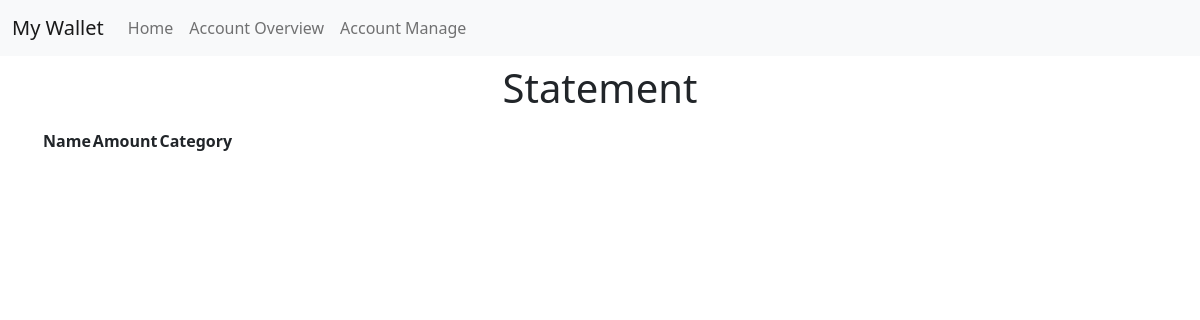
The app's page /account, older data.
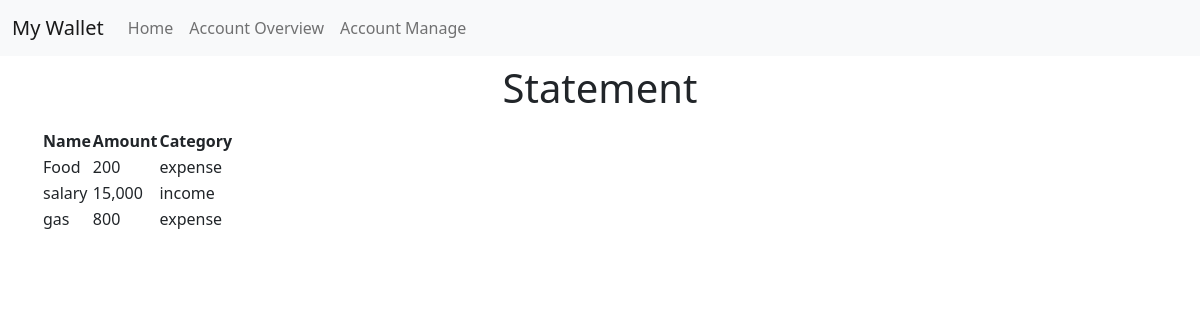
The same page, newer data.
### walletApp/models.py (models this page shows, shortened)
class Statement(models.Model):
    name = models.CharField(max_length=100)
    amount = models.IntegerField()
    choices = (("income", "income"), ("expense", "expense"))
    category = models.CharField(max_length=100, choices=choices,default=1)

### walletApp/views.py (the view)
# urls.py: path('account', views.account)
def account(request):
    data = Statement.objects.all()
    return render(request, "account.html", {"data": data})

### walletApp/templates/account.html (shortened to what this page needs)
{% extends "base.html" %}
{% load humanize %}
{% block title %}
    <link rel="stylesheet" href="//cdn.datatables.net/1.13.4/css/jquery.dataTables.min.css">
{% endblock %}
{% block content %}
    <h1 class="py-2 text-center">Statement</h1>
    <table id="statement">
        <thead>
            <th>Name</th>
            <th>Amount</th>
            <th>Category</th>
        </thead>
        <tbody>
            {% for statement in data %}
            <tr>
                <td>{{statement.name}}</td>
                <td>{{statement.amount | intcomma}}</td>
                <td>{{statement.category}}</td>
            </tr>
            {% endfor %}
        </tbody>
    </table>
{% endblock %}

Row changes from the older to the newer data that the page shows:
added Statement: name "Food", amount "200", category "expense"
added Statement: name "salary", amount "15,000", category "income"
added Statement: name "gas", amount "800", category "expense"
